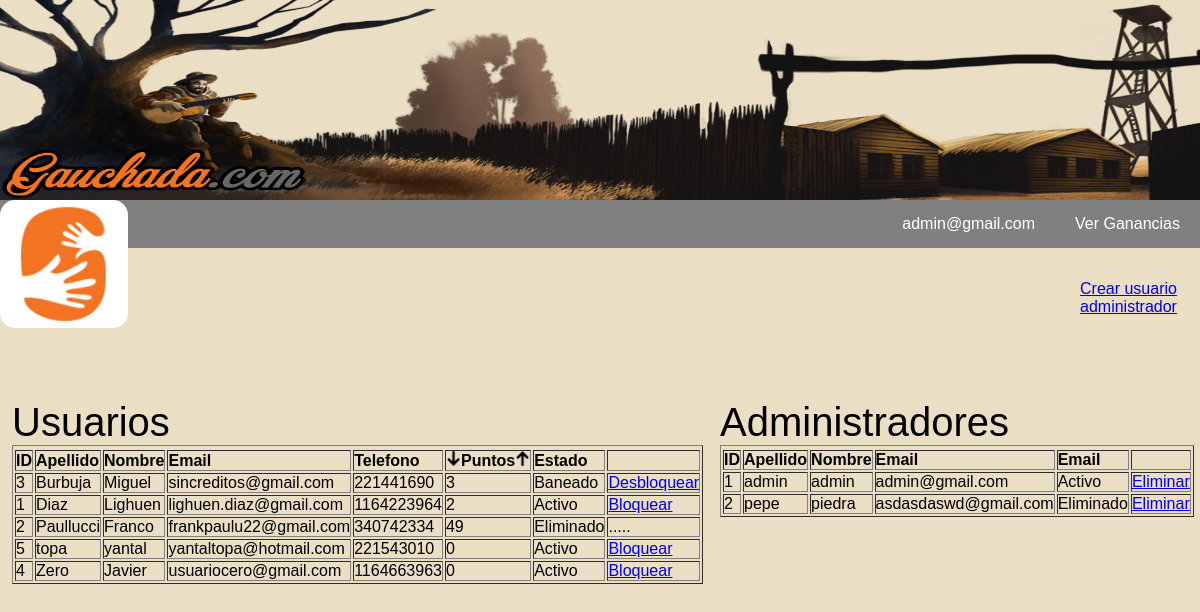
Screenshot of /php/admins/usuarios.php (signed in) with the database file from the repository.
### tables this page shows
CREATE TABLE `usuarios` (
  `id_usuario` int(10) NOT NULL,
  `email` varchar(40) NOT NULL,
  `clave` varchar(20) NOT NULL,
  `nombre` varchar(20) NOT NULL,
  `apellido` varchar(20) NOT NULL,
  `nacimiento` date NOT NULL,
  `telefono` int(15) NOT NULL,
  `creditos` int(10) NOT NULL DEFAULT '1',
  `puntos` int(10) NOT NULL DEFAULT '0',
  `baneado` tinyint(1) NOT NULL DEFAULT '0',
  `adeuda` int(10) NOT NULL DEFAULT '0',
  `foto` mediumblob NOT NULL,
  `extension` varchar(10) NOT NULL
);

### php/admins/usuarios.php (the view, shortened to what this page needs)
<html>
<?php
    include("../menu.php");
?>
<head>
  <link rel="stylesheet" href="/css/perfil.css">
</head>
<body>
<?php
    if(!isset($_GET['ord'])){
    	$select= "SELECT * FROM usuarios ORDER BY apellido";
    	$consulta= mysqli_query($conexion, $select);
    }
?>
		<div id='crear'><a href="/php/admins/usuarios/altaadmin.php">Crear usuario administrador</a></div>
		<div id='tabla1'>
				<table border="1">
				<tr>
					<td><strong>ID</strong></td>
					<td><strong>Apellido</strong></td>
					<td><strong>Nombre</strong></td>
					<td><strong>Email</strong></td>
					<td><strong>Telefono</strong></td>
					<td><strong><a href="/php/admins/usuarios.php?ord=dwn"><img src="/img/down.png" width="15px"></a>Puntos<a href="/php/admins/usuarios.php?ord=up"><img src="/img/up.png" width="15px"></a></strong></td>
					<td><strong>Estado</strong></td>
					<td><strong></strong></td>
				</tr>
	<?php
		    	while($usuario= mysqli_fetch_array($consulta)){
		    		echo "<tr>";
			    		echo "<td>".$usuario['id_usuario']."</td>";
			    		$userid= $usuario['id_usuario'];
			    		echo "<td>".$usuario['apellido']."</td>";
			    		echo "<td>".$usuario['nombre']."</td>";
			    		echo "<td>".$usuario['email']."</td>";
			    		echo "<td>".$usuario['telefono']."</td>";
			    		echo "<td>".$usuario['puntos']."</td>";
			    		if($usuario['baneado'] == 1){
			    			echo "<td>Baneado</td>";
			    			?><td><a onclick="return confirm('Esta seguro que desea desbloquear a este usuario')" href="/php/admins/usuarios/desbloquear.php?id=<?php echo $userid ?>">Desbloquear</a></td> <?php
			    		}
			    		else if($usuario['baneado'] == 0){
			    			echo "<td>Activo</td>";
			    			?><td><a onclick="return confirm('Esta seguro que desea bloquear a este usuario?')" href="/php/admins/usuarios/bloquear.php?id=<?php echo $userid ?>">Bloquear</a></td> <?php
			    		}
			    		else if($usuario['baneado'] == 2){
			    			echo "<td>Eliminado</td>";
			    			?><td>.....</td><?php
			    		}
		    		echo "</tr>";
		    	}
	?>
				</table>
		</div>
		<div id='tabla2'>
				<table border="1">
				<tr>
					<td><strong>ID</strong></td>
					<td><strong>Apellido</strong></td>
					<td><strong>Nombre</strong></td>
					<td><strong>Email</strong></td>
					<td><strong>Email</strong></td>
					<td><strong></strong></td>
				</tr>
	<?php
	    	$select1= "SELECT * FROM admins";
    		$consulta1= mysqli_query($conexion, $select1);
		    	while($admin= mysqli_fetch_array($consulta1)){
		    		echo "<tr>";
			    		echo "<td>".$admin['id_admin']."</td>";
			    		$admid= $admin['id_admin'];
			    		echo "<td>".$admin['nombre']."</td>";
			    		echo "<td>".$admin['apellido']."</td>";
			    		echo "<td>".$admin['email']."</td>";
			    		if($admin['estado'] == 1){
			    			echo "<td>Eliminado</td>";
			    		}
			    		else if($admin['estado'] == 0){
			    			echo "<td>Activo</td>";
			    		}
	?>
						<td><a onclick="return confirm('Esta seguro que desea eliminar a este admin?')" href="/php/admins/usuarios/bajaadmin.php?id=<?php echo $admid ?>">Eliminar</a></td>
	<?php
		    		echo "</tr>";
		    	}
	?>
				</table>
		</div>
</body>
</html>

### php/menu.php (shortened to what this page needs)
<head>
    <link rel="stylesheet" href="/css/menu.css">
</head>
<header>
    <IMG class="banner" SRC="/img/ban1(new).jpg">
    <a href="/index.php"><IMG class="logo" SRC="/img/logo.png"></a>
    <nav class="menu">
        <ul class= "accesos">
            <?php
                include('conexion.php');
                if(isset($_SESSION['estado']) && $_SESSION['estado']=='logeado'){
                    if(isset($_SESSION['usuario'])){
                        $userid = $_SESSION['usuario'];
                        $conuser = "SELECT * FROM usuarios WHERE id_usuario='$userid'";
                        $resuser = mysqli_query($conexion, $conuser);
                        $varuser= mysqli_fetch_assoc($resuser);
                ?>
                        <li class='submenu'><a href="/php/usuarios/miperfil.php"><?php echo $varuser['email']; ?></a>
                            <ul>
                                <li><a href="/php/usuarios/cerrar.php">Salir</a>
                            </ul>
                        </li>
                        <li><a href="/php/comprar.php?usid=<?php echo $userid; ?>">Comprar Creditos</a></li>
                <?php
                    }
                    else{
                        $userid = $_SESSION['admin'];
                        $conuser = "SELECT * FROM admins WHERE id_admin='$userid'";
                        $resuser = mysqli_query($conexion, $conuser);
                        $varuser= mysqli_fetch_assoc($resuser);
                ?>
                        <li class='submenu'><a href="/php/admins/perfil.php?usid=<?php echo $userid; ?>"><?php echo $varuser['email']; ?></a>
                        </li>
                        <li><a href="/php/admins/ganancias.php">Ver Ganancias</a></li>
                <?php
                    }
                }
                else { ?>
                    <li><a href="/php/usuarios/iniciar.php">Ingresar</a></li>
                    <li><a href="/php/usuarios/registro.php">Registrarse</a></li>
            <?php  }
            ?>
        </ul>
    </nav>
</header>

### css/menu.css (style rules this page uses)
body { background: #EADEC5; }
* { margin:0; padding:0; box-sizing: border-box; font-family: sans-serif; }
.banner { position: absolute; top: 0px; width: 100%; height: 200px; }
.menu { position: absolute; background: grey; top: 200px; width: 100%; }
.logo { position: absolute; top:200px; background: white; border-radius: 15px; left: 0px; z-index: 10; }
.menu ul { float: right; background: grey; display: flex; list-style: none; }
.menu a { display: block; padding: 15px 20px; color: #fff; text-decoration: none; }

### css/perfil.css (style rules this page uses)
#crear { position: absolute; top: 280px; left:90%; text-decoration: none; }
#tabla1 { position: absolute; top: 50%; left: 1%; font-size: 40px; }
#tabla2 { position: absolute; top: 50%; left: 60%; font-size: 40px; }

### rows the page displays
usuarios: id_usuario "3", apellido "Burbuja", nombre "Miguel", email "sincreditos@gmail.com", telefono "221441690", puntos "3"
usuarios: id_usuario "1", apellido "Diaz", nombre "Lighuen", email "lighuen.diaz@gmail.com", telefono "1164223964", puntos "2"
usuarios: id_usuario "2", apellido "Paullucci", nombre "Franco", email "frankpaulu22@gmail.com", telefono "340742334", puntos "49", baneado "Eliminado"
usuarios: id_usuario "5", apellido "topa", nombre "yantal", email "yantaltopa@hotmail.com", telefono "221543010", puntos "0"
usuarios: id_usuario "4", apellido "Zero", nombre "Javier", email "usuariocero@gmail.com", telefono "1164663963", puntos "0"

### other values shown
$varuser['email'] "admin@gmail.com"
$admin['id_admin'] "1"
$admin['nombre'] "admin"
$admin['apellido'] "admin"
$admin['email'] "admin@gmail.com"
$admin['id_admin'] "2"
$admin['nombre'] "pepe"
$admin['apellido'] "piedra"
$admin['email'] "asdasdaswd@gmail.com"
